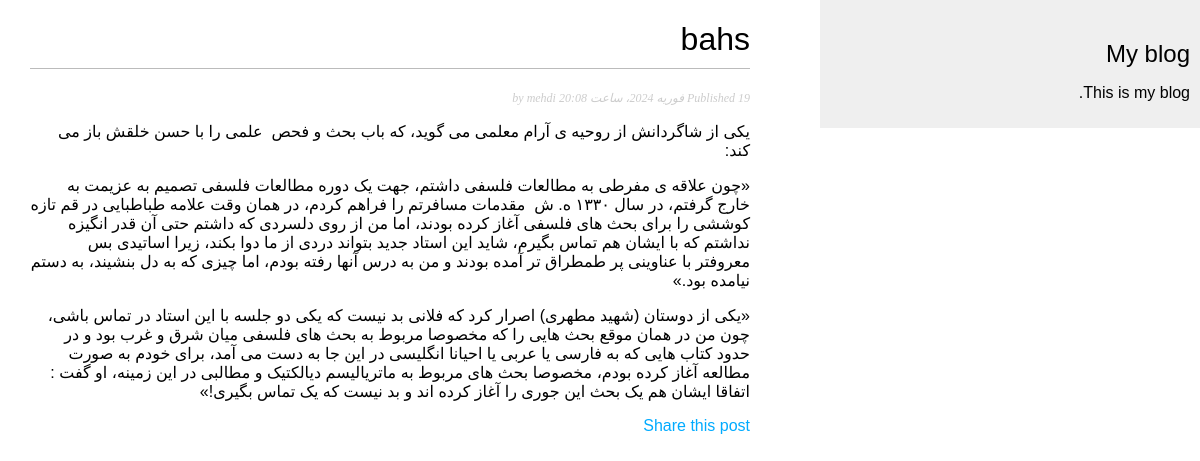
The page /blog/2024/2/19/test/ on the database its author committed.
### blog/models.py (models this page shows, shortened)
class Post(models.Model):
    STATUS_CHOICES = (
        ('draft', 'Draft'),
        ('published', 'Published'),
                )
    title = models.CharField(max_length=250)
    slug = models.SlugField(max_length=250,
    unique_for_date='publish')
    author = models.ForeignKey(User,on_delete=models.CASCADE,
                               related_name='blog_posts')
    body = models.TextField()
    publish = models.DateTimeField(default=timezone.now)
    created = models.DateTimeField(auto_now_add=True)
    updated = models.DateTimeField(auto_now=True)
    status = models.CharField(max_length=10,
                            choices=STATUS_CHOICES,
                            default='draft')
    visits = models.PositiveIntegerField(default=0)
    summary = models.TextField(default="",max_length=500)
    class Meta:
        ordering = ('-publish',)

### blog/views.py (the view)
def post_detail(request, year, month, day, post):
    post = get_object_or_404(Post, slug=post,
        status='published',
        publish__year=year,
        publish__month=month,
        publish__day=day)
    post.visits = post.visits +1
    post.save()
    return render(request,
        'blog/post/detail.html',
        {'post': post})

### blog/templates/blog/post/detail.html (shortened to what this page needs)
{% extends "blog/base.html" %}
{% block content %}
<h1>{{ post.title }}</h1>
<p class="date">
    Published {{ post.publish }} by {{ post.author }}
</p>
{{ post.body|linebreaks }}
<p>
    <a href="{% url "blog:post_share" post.id %}">
    Share this post
    </a>
    </p>
{% endblock %}

### blog/static/css/blog.css (style rules this page uses)
body { margin:0; padding:0; font-family:helvetica, sans-serif; }
a { color:#00abff; text-decoration:none; }
h1 { font-weight:normal; border-bottom:1px solid #bbb; padding:0 0 10px 0; }
p.date { color:#ccc; font-family: georgia, serif; font-size: 12px; font-style: italic; }

### rows shown on the page
Post: title "bahs", author "mehdi", body "یکی از شاگردانش از روحیه ی آرام معلمی می گوید، که باب بحث و فحص ‌ علمی را با حسن خلقش باز می کند: «چون علاقه ی مفرطی به مطالعات فلسفی داشتم، جهت یک دوره مطالعات فلسفی تصمیم به عزیمت به خارج گرفتم، در سال ۱۳۳۰ ه. ش ‌ مقدمات مسافرتم را فراهم کردم، در همان وقت علامه طباطبایی در قم تازه کوششی را برای بحث های فلسفی آغاز کرده بودند، اما من از روی دلسردی که داشتم حتی آن قدر انگیزه نداشتم که با ایشان هم تماس بگیرم، شاید این استاد جدید بتواند دردی از ما دوا بکند، زیرا اساتیدی بس معروفتر با عناوینی پر طمطراق تر آمده بودند و من به درس آنها رفته بودم، اما چیزی که به دل بنشیند، به دستم نیامده بود.» «یکی از دوستان (شهید مطهری) اصرار کرد که فلانی بد نیست که یکی دو جلسه با این استاد در تماس باشی، چون من در…"
